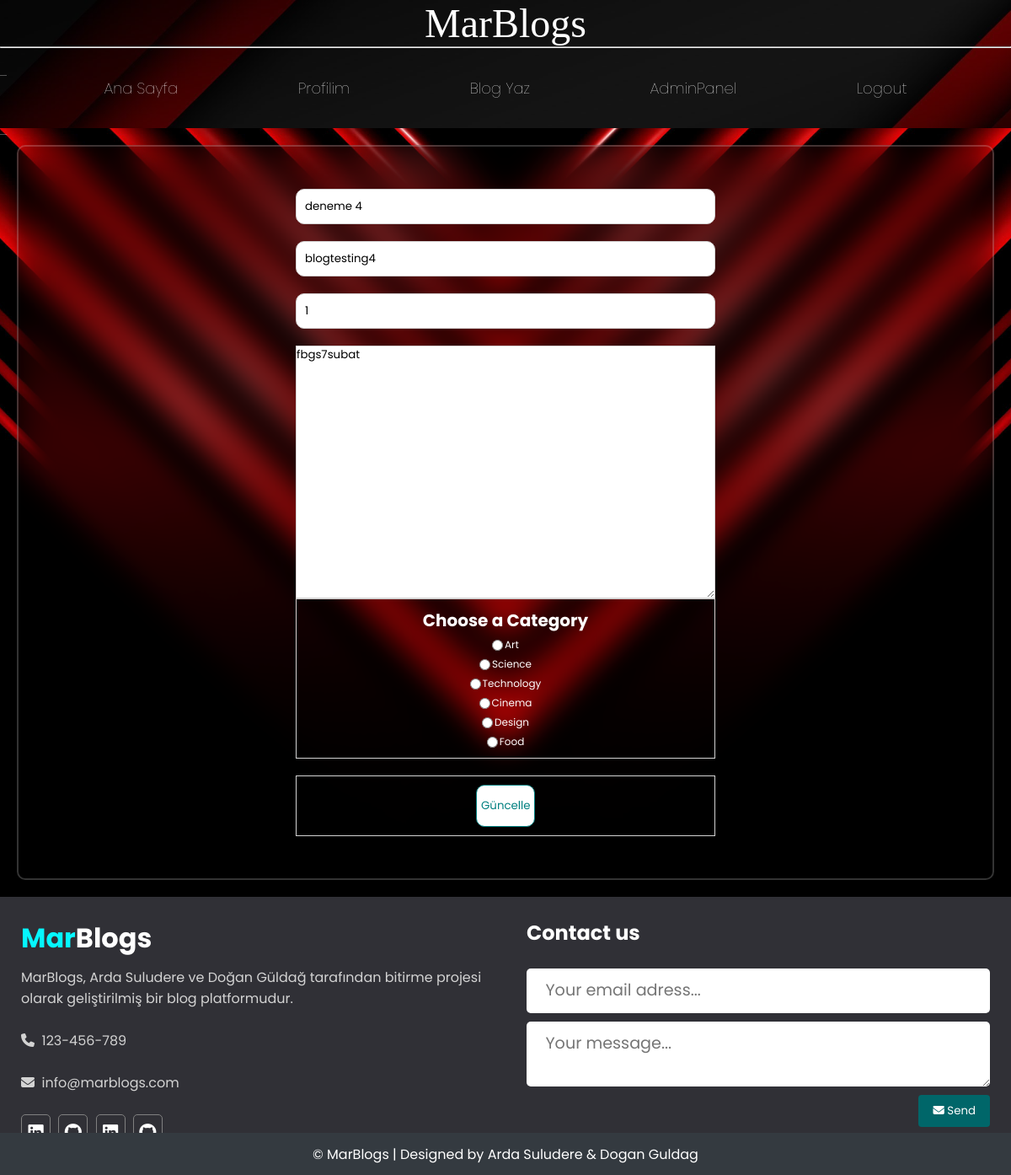
/edit_blog/1 (signed in), run on an earlier commit of the app's database.
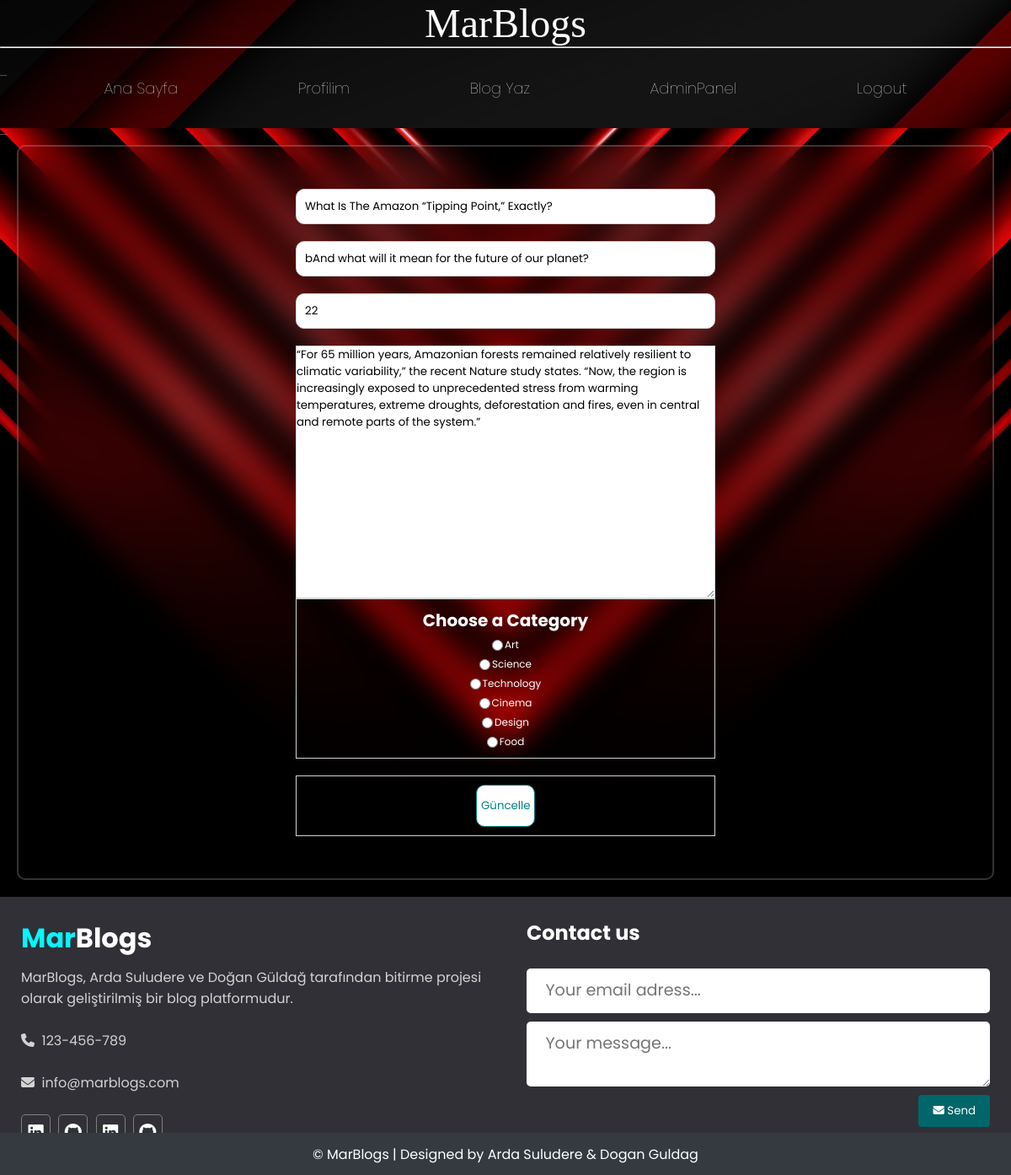
And on a later commit of the database.
### app/models.py (models this page shows, shortened)
class Blogs(db.Model):
    id = db.Column(db.Integer, primary_key=True)
    author_id = db.Column(db.Integer, db.ForeignKey('user.id'))  # Kullanıcının ID'sini referans alır
    title = db.Column(db.String(100), nullable=False)
    subtitle = db.Column(db.String(100), nullable=False)
    category = db.Column(db.String(100), nullable=False)
    reading_time = db.Column(db.Integer, nullable=False)
    publish_date = db.Column(db.Date, nullable=False)
    views = db.Column(db.Integer, nullable=False)
    content = db.Column(db.String(2000), nullable=False)
    @property
    def author_username(self):
        return self.author.username if self.author else None
    @property
    def author_photograph(self):
        return self._author_photograph

### app/views.py (the view, shortened to what this page needs)
@app.route('/edit_blog/<int:blog_id>', methods=['GET', 'POST'])
@login_required
def edit_blog(blog_id):
    blog = Blogs.query.get_or_404(blog_id)
    if blog.author_id != current_user.id:
        flash('Bu blog yazısını düzenleme yetkiniz yok.', 'danger')
        return redirect(url_for('main'))
    return render_template('blog_edit.html', blog=blog)

### app/__init__.py (called while the page is built)
@login_manager.user_loader
def load_user(user_id):
    return User.query.get(int(user_id))

### app/templates/blog_edit.html (shortened to what this page needs)
{% extends 'base.html' %}
{% block content %}
<div class="write-container">
    <div class="add">
        <div class="submit-form">
            <form method="post" action="{{ url_for('edit_blog', blog_id=blog.id) }}">
                <div class="content">
                    <input type="text" name="title" placeholder="Title" value="{{ blog.title }}" required />
                    <input type="text" name="subtitle" placeholder="Subtitle" value="{{ blog.subtitle }}" required />
                    <input type="text" name="reading_time" placeholder="Reading Time" value="{{ blog.reading_time }}" required />
                    <div class="editorContainer">
                        <textarea name="content" class="editor" placeholder="Write your content here..." required>{{ blog.content }}</textarea>
                    </div>
                </div>
                <div class="menu">
                    <div class="item">
                        <h1>Choose a Category</h1>
                        {% for category in ["art", "science", "technology", "cinema", "design", "food"] %}
                            <div class="cat">
                                <input type="radio" name="category" value="{{ category }}" id="{{ category }}" {% if blog.category == category %}checked{% endif %} required />
                                <label for="{{ category }}">{{ category.capitalize() }}</label>
                            </div>
                        {% endfor %}
                    </div>
                    <div class="item">
                        <div class="buttons">
                            <button type="submit" class="btn">Güncelle</button>
                        </div>
                    </div>
                </div>
            </form>
        </div>
    </div>
</div>
{% endblock %}

What changed in the data, as far as the page shows it:
changed Blogs "☐ Art": title "deneme 4" → "What Is The Amazon “Tipping Point,” Exactly?"; subtitle "blogtesting4" → "bAnd what will it mean for the future of our planet?"; reading_time "1" → "22"; content "fbgs7subat" → "“For 65 million years, Amazonian forests remained relatively resilient to climatic variability,” the recent Nature study states. “Now, the region is increasingly exposed to unprecedented stress from warming temperatures, extreme droughts, deforestation and fires, even in central and remote parts of the system.”"
